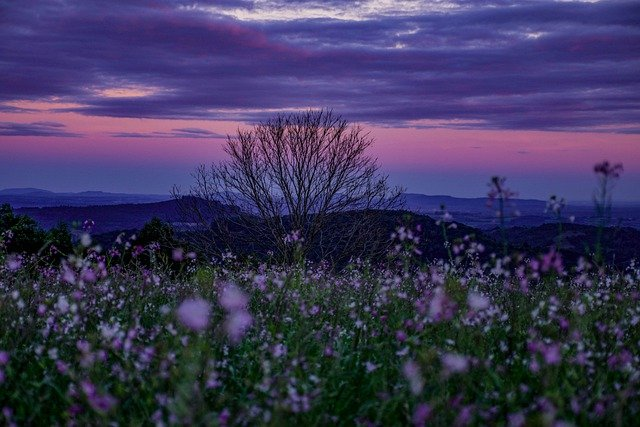
#> input picture Image Processing Programming/image file/grass.jpg, 640 x 427 px, found by its file name
$ jupyter execute IPP-2022-1-lab-07.ipynb
#> lines starting #> are read from the running program, lines starting #| are printed output that depends on the picture
<h1 align='center'> 영상처리 프로그래밍 실습 7</h1>

<h6 align='right'> 2022. 4. 28. </h6>

<div class="alert alert-block alert-info">

- 파일 이름에서 00000000을 자신의 학번으로, name을 자신의 이름으로 수정하세요.

- 다음 줄에 자신의 이름, 학번, 학과(전공)을 적으세요.

* 이름: 김성문   &nbsp;&nbsp;          학번: 20175115    &nbsp;&nbsp;         학과(전공): 빅데이터 전공

</div>

- JupyterLab 문서의 최신 버전은 [JupyterLab Documentation](https://jupyterlab.readthedocs.io/en/stable/index.html#/)을  참고하라

- Markdown은 [Markdown Guide](https://www.markdownguide.org/)를 참고하라.
- [Markdown Cheat Sheet](https://www.markdownguide.org/cheat-sheet/)

* 제출 마감: 5월 4일 (수) 오후 6:00까지 최종본을 SmartLEAD제출

[cell 1]
import cv2
import matplotlib.pyplot as plt

import numpy as np
print("OpenCV version", cv2.__version__)
print("NumPy version", np.__version__)

## 지난 주 문제 1.

오늘 실습에서 사용한 적당한 영상을 하나 읽어서 OpenCV를 이용해서 영상을 표시하는 윈도우를 만들고 slidebar 인터페이스를 사용하여 감마 변환의 gamma를 0.1부터 5 사이로 조절할 수 있도록 하고, 감마가 변경될 때마다 윈도우에 감마 변환된 영상이 표시되는 프로그램을 작성하라.

[cell 2]
def lut_transformation(r, lut):
    return lut[r]

def gamma_transformation_LUT(gamma):
    out = 255. ** (1. - gamma) * np.arange(256) ** gamma
    return out.round(0).clip(0,255).astype(np.uint8)

def onChange(val):
    global img2
    if val == 0:
        val = 1
    gamma = val / 100.
    lut_gamma = gamma_transformation_LUT(gamma)

    img_YUV = cv2.cvtColor(img, cv2.COLOR_BGR2YUV)
    img_YUV[...,0] = lut_transformation(img_YUV[...,0], lut_gamma)
    img2 = cv2.cvtColor(img_YUV, cv2.COLOR_YUV2BGR)
    cv2.imshow(winname, img2)

img = cv2.imread('grass.jpg')
#> img is the input picture: shape (427, 640, 3); mean B, G, R 90.1, 55.4, 60.2
img2 = img.copy()
winname = "Gamma transformation"
cv2.imshow(winname, img)

cv2.createTrackbar("gamma", winname, 100, 500, onChange)
cv2.waitKey(0)
#> in onChange, `img_YUV = cv2.cvtColor(img, cv2.COLOR_BGR2YUV)`: img_YUV: shape (427, 640, 3); mean of channels 0, 1, 2 60.8, 142.5, 127.5
#> in lut_transformation, `return lut[r]`:
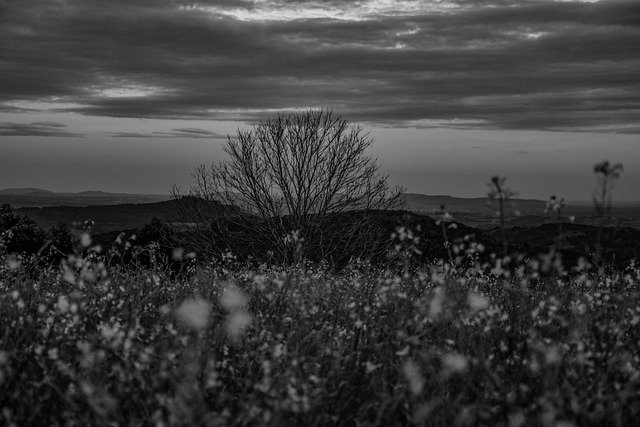
#> returned value: shape (427, 640); min 0, max 228, mean 60.8
cv2.destroyAllWindows()

## 예제 1.

다음을 만족하는 함수 moving_average_filtering(filename)를 완성하라.

- filename으로 전달받은 파일이 존재하는지 조사해서 존재하지 않으면 오류 메시지를 콘솔에 출력하고 return 한다.
- 파일이 존재하면
  - 파일을 읽고, 원본 영상과 이동 평균 필터링된 영상을 나란히 화면에 표시한다.
  - 이동 평균 필터의 커널의 크기를 지정할 수 있는 trackBar interface를 제공한다. 단, trackBar로 지정하는 값의 범위는 1부터 51까지로 하되, 짝수일 경우 그보다 1 작은 홀수로 커널의 크기를 지정한다.
  - 지정된 커널의 크기를 이용해서 원 영상에 이동 평균 필터링이 적용된 영상을 구한다.

[cell 3]
import cv2
import numpy as np
from os.path import exists

def moving_average_filtering(filename):
    def onMovingAverage(val):
#> called with val = 1
        nonlocal ksize   # nonlocal 자신 보다 바깥에 있는 함수의 로컬 변수를 의미
        if val == 0:
            ksize= 1
        else:
            ksize = val // 2 *2 + 1
            # [4 lines of commented-out code are left out]

        kernel = np.ones((ksize, ksize)) / (ksize**2)   # kernel 만듬
        img_ma = cv2.filter2D(img, -1, kernel)
        img2 = np.hstack((img, img_ma))       # hstack을 이용하여 이미지 합침
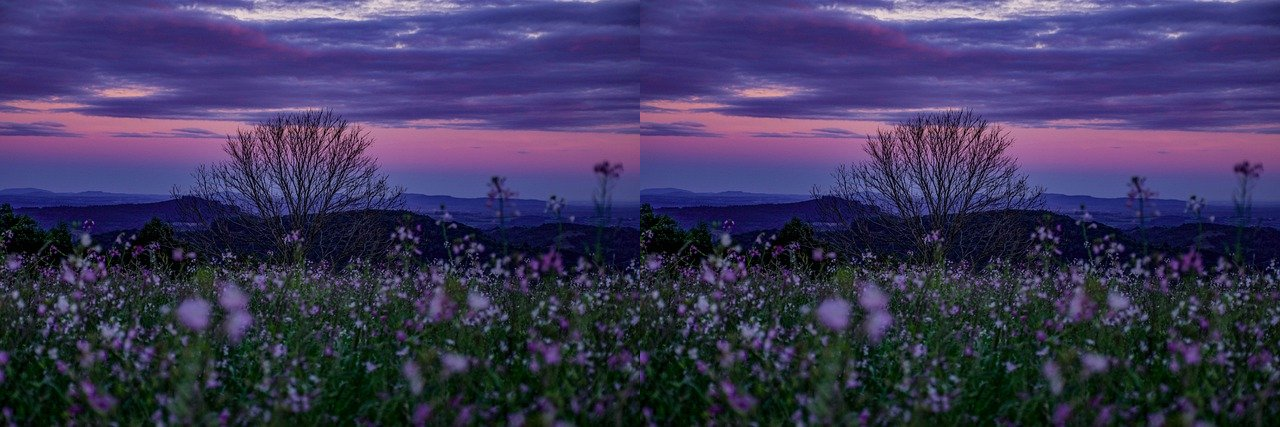
#> img2: shape (427, 1280, 3); mean B, G, R 90.1, 55.4, 60.2
        cv2.imshow(winname, img2)

    if exists(filename):
        img = cv2.imread(filename)
    else:
        print(f"Image file '{filename}' does not exist")
        return

    ksize = 1
    winname = 'Moving average filtering'
    cv2.namedWindow(winname, flags=1 | cv2.WINDOW_GUI_NORMAL)

    onMovingAverage(ksize)

    cv2.createTrackbar("kernel size", winname, ksize, 51, onMovingAverage)
    cv2.waitKey(0)
    cv2.destroyAllWindows()

[cell 4]
moving_average_filtering('grass.jpg')

## 예제 2.

예제 1에서 만든 프로그램에 다음 기능을 추가하라.

왼쪽 마우스 버튼을 클릭하면 화면에 표시되는 영상이 다음과 같이 토클되어야 한다.

(원 영상, 이동 평균 필터링된 영상) <--> (원 영상, 이동 평균 필터링된 영상, 차 영상)

[cell 5]
def moving_average_filtering_2(filename):
    def onMovingAverage(val):
        nonlocal ksize   # nonlocal 자신 보다 바깥에 있는 함수의 로컬 변수를 의미
        if val == 0:
            ksize= 1
        else:
            ksize = val // 2 *2 + 1  # 홀수로 만들기

        kernel = np.ones((ksize, ksize)) / (ksize**2)   # kernel 만듬
        img_ma = cv2.filter2D(img, -1, kernel)

        if show_difference:
            img2 = np.hstack((img, img_ma, img-img_ma))
        else:
            img2 = np.hstack((img, img_ma))       # hstack을 이용하여 이미지 합침
        cv2.imshow(winname, img2)

    def onMouseClick(event, x, y, flags, params):
        nonlocal show_difference
        if event == cv2.EVENT_LBUTTONUP:
            show_difference = not show_difference
        onMovingAverage(ksize)


    if exists(filename):
        img = cv2.imread(filename)
    else:
        print(f"Image file '{filename}' does not exist")

    ksize = 1
    show_difference = False    # 마우스 클릭 되면 영상의 차를 보여주거나 안보여준다
    winname = 'Moving average filtering'
    cv2.namedWindow(winname, flags=1 | cv2.WINDOW_GUI_NORMAL)

    onMovingAverage(ksize)

    cv2.createTrackbar("kernel size", winname, ksize, 51, onMovingAverage)
    cv2.setMouseCallback(winname, onMouseClick)
    cv2.waitKey(0)
    cv2.destroyAllWindows()

[cell 6]
moving_average_filtering_2('grass.jpg')

## 문제 1.

다음을 만족하는 함수 gamma_transformation(filename)을 완성하라.

- filename으로 전달받은 파일이 존재하는지 조사해서 존재하지 않으면 오류 메시지를 콘솔에 출력하고 return 한다.
- 파일이 존재하면
  - 파일을 읽고, 원본 영상과 gamma 변환 영상을 나란히 화면에 표시한다.
  - gamma 값을 지정할 수 있는 trackBar interface를 제공한다. 단, trackBar로 지정하는 값의 범위는 1부터 500까지로 하고, 이 값을 scaling해서 0.1과 5 사이로 조정한 값을 gamma로 한다.
  - trackBar의 초기값은 gamma=1.0에 해당하는 값으로 설정한다.
  - 지정된 gamma 값을 이용해서 원 영상을 gamma 변환한 영상을 구한다.
- 파일이 흑백 영상이면 흑백 영상을 표시하고, 컬러 영상인 경우에는 RGB를 YUV로 변환해서 Y 성분만 gamma 변환을 한 후에, 다시 RGB 영상으로 변환해서

[cell 7]
import cv2
import numpy as np
from os.path import exists

[cell 8]
def gamma_transformation(filename):
    def gamma_transformation_LUT(gamma):      # gamma lookup table
        out = 255. ** (1. - gamma) * np.arange(256) ** gamma
        return out.round(0).clip(0,255).astype(np.uint8)

    def onMovinggam(val):
#> called with val = 100
        nonlocal gamma
        if val == 0:
            gamma = 0.1
        gamma = val / 100.

        gam_lut = gamma_transformation_LUT(gamma)
        if len(img.shape) == 3:   # 컬러 영상이라면
            img_YUV = cv2.cvtColor(img, cv2.COLOR_BGR2YUV)                # YUV 채널로 변경
            img_YUV[...,0] = cv2.LUT(img_YUV[...,0], gam_lut)          # Y성분만 감마 변환
            img_gam = cv2.cvtColor(img_YUV, cv2.COLOR_YCrCb2BGR)        # 다시 BGR채널로 변경
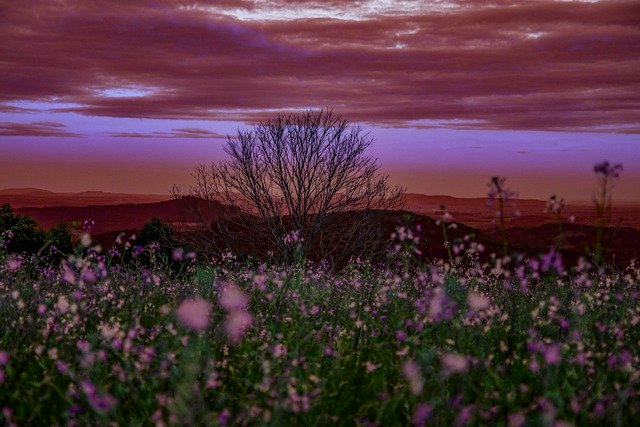
#> img_gam: shape (427, 640, 3); mean B, G, R 60.1, 50.7, 81.1


        img_gam = cv2.LUT(img, gam_lut)
        img2 = np.hstack((img, img_gam))
        cv2.imshow(winname, img2)

    if exists(filename):
        img = cv2.imread(filename)
    else:
        print(f"Image file '{filename}' does not exist")
        return

    gamma = 1
    winname = 'Gamma Transformation'

    onMovinggam(100)

    cv2.createTrackbar("gamma", winname, 100, 500, onMovinggam)

    cv2.waitKey(0)
    cv2.destroyAllWindows()

[cell 9]
gamma_transformation('grass.jpg')

## 문제 1.
예제 2의 프로그램을 다음과 같이 변경하라.

- 이동 평균 필터링을 가우시안 필터링으로 변경하라.
- 가우시안 커널의 표준편차인 sigmaX와 sigmaY를 개별적으로 조정할 수 있는 trackBar interface를 2 개 제공한다. 단, 표준 편차의 최댓값은 10.0이 되도록 한다.

[cell 10]
import cv2
import numpy as np
from os.path import exists

[cell 11]
def Gaussian_filtering(filename):
    def onMovingAverage(val):

$ run again, with Image Processing Programming/image file/basement.jpg copied over Image Processing Programming/image file/grass.jpg
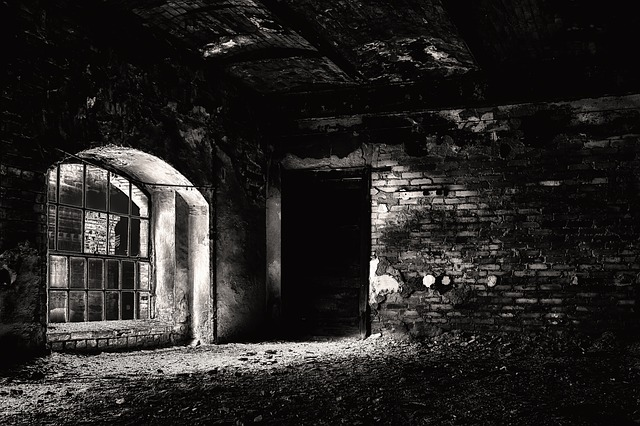
#> input picture Image Processing Programming/image file/basement.jpg, 640 x 426 px, found by its file name
#> img is the input picture: shape (426, 640, 3); mean B, G, R 34.9, 36.4, 38.3
#> img_YUV: shape (426, 640, 3); mean of channels 0, 1, 2 36.8, 127.1, 129.5
#> in onMovingAverage, `img2 = np.hstack((img, img_ma))`:
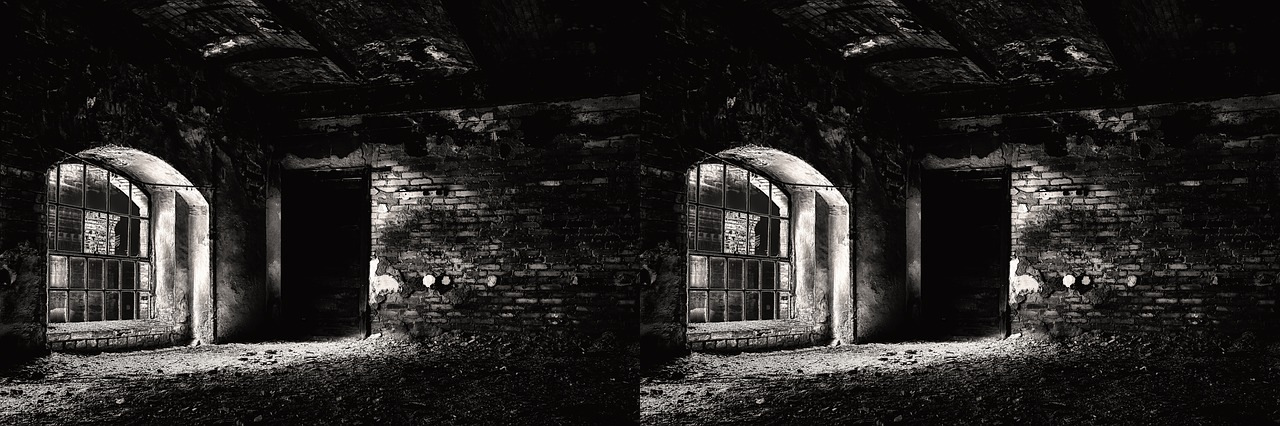
#> img2: shape (426, 1280, 3); mean B, G, R 34.9, 36.4, 38.3

$ run again, with Image Processing Programming/image file/beach_640.jpg copied over Image Processing Programming/image file/grass.jpg
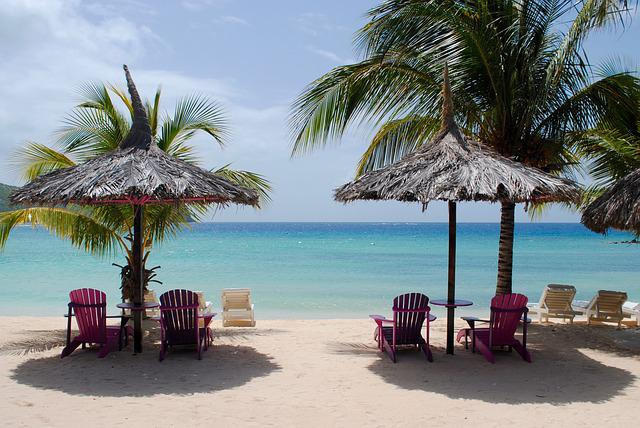
#> input picture Image Processing Programming/image file/beach_640.jpg, 640 x 428 px, found by its file name
#> img is the input picture: shape (428, 640, 3); mean B, G, R 140.2, 137.1, 128
#> img_YUV: shape (428, 640, 3); mean of channels 0, 1, 2 134.7, 130.7, 122.1
#> in onMovingAverage, `img2 = np.hstack((img, img_ma))`:
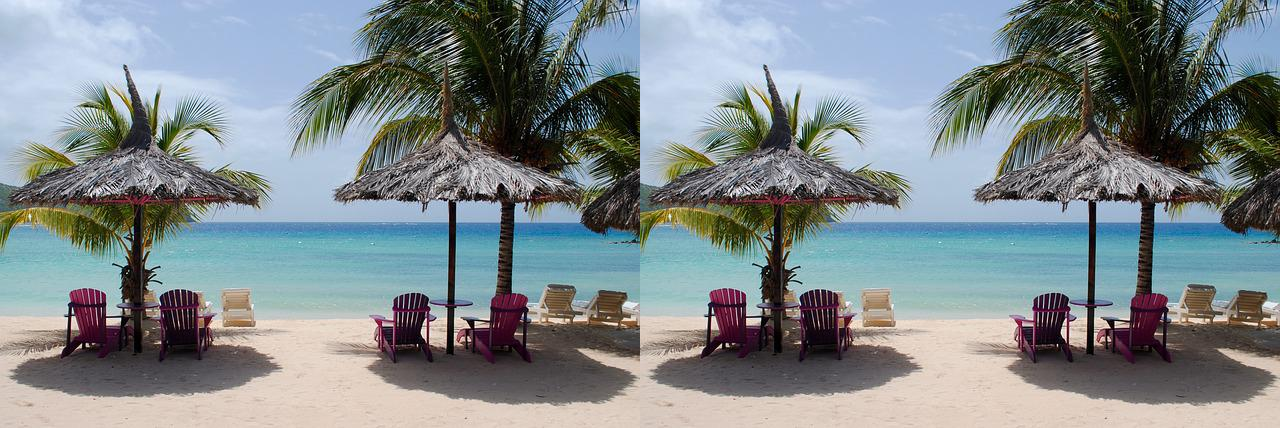
#> img2: shape (428, 1280, 3); mean B, G, R 140.2, 137.1, 128
#> in onMovinggam, `img_gam = cv2.cvtColor(img_YUV, cv2.COLOR_YCrCb2BGR)`:
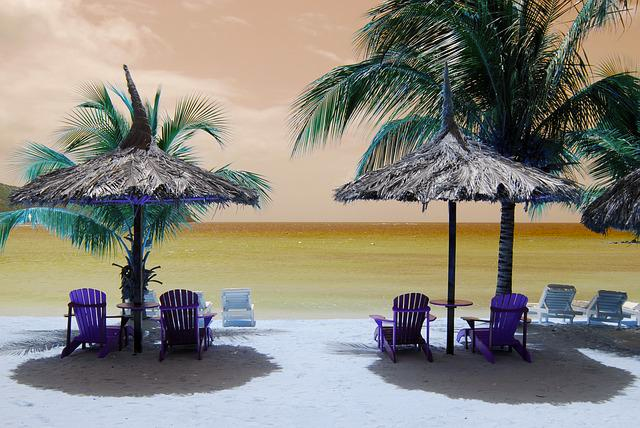
#> img_gam: shape (428, 640, 3); mean B, G, R 124.4, 134.8, 138.5
